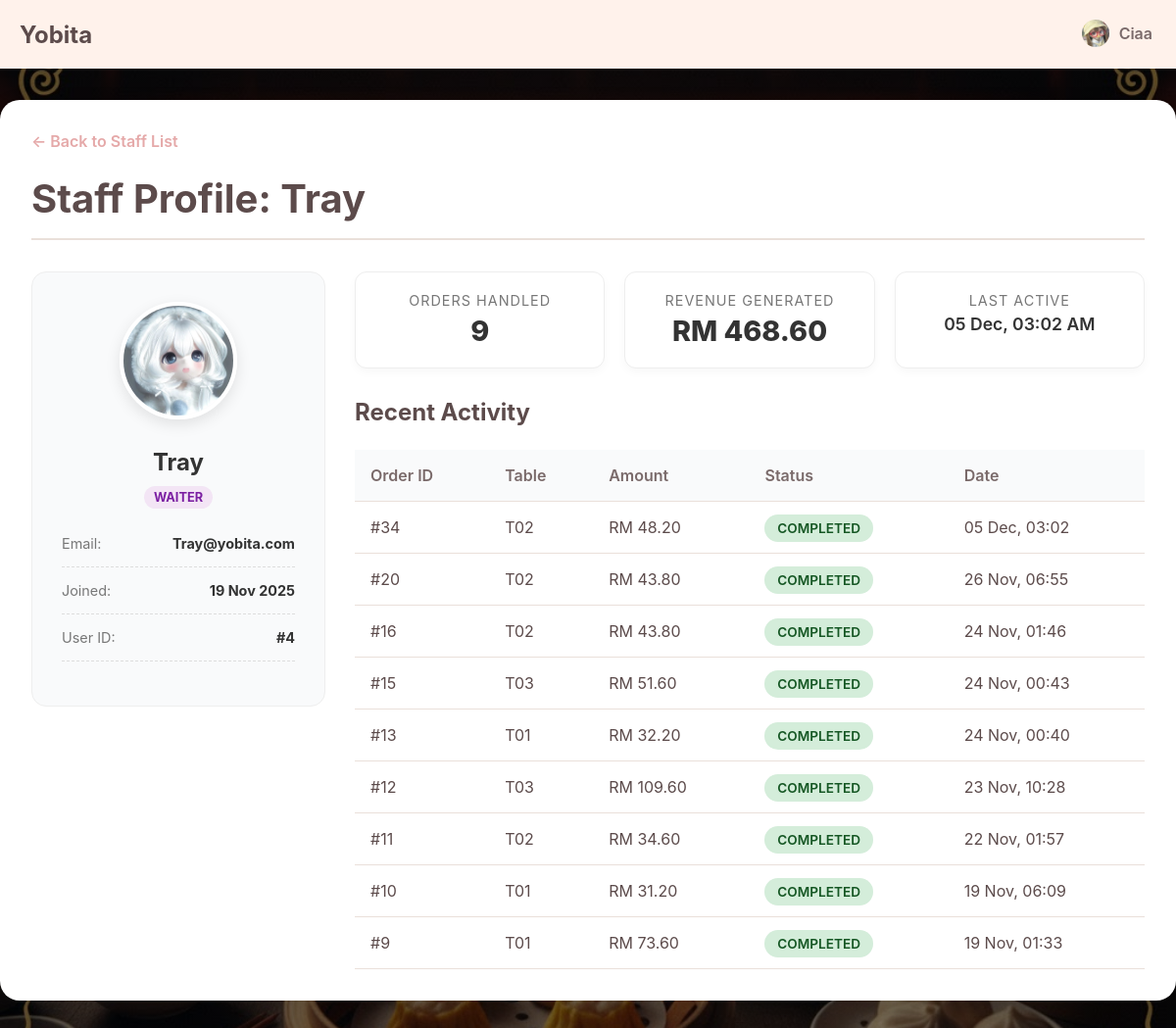
The app's page /app/admin/staffDetail.php?id=4 (signed in), older data.
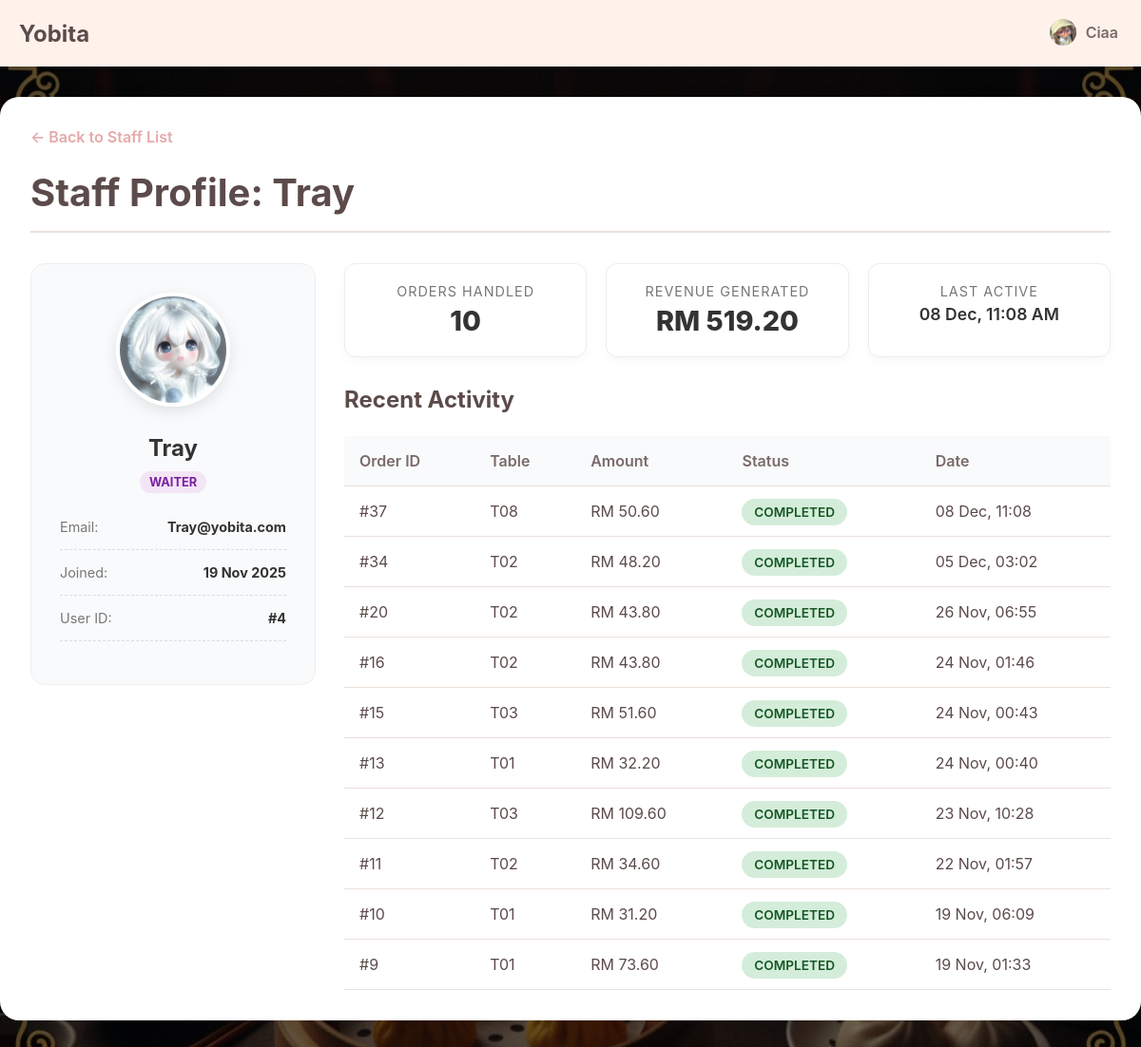
The same page, newer data.
### tables this page shows
CREATE TABLE `staffs` (
  `id` int(10) UNSIGNED NOT NULL,
  `username` varchar(50) NOT NULL,
  `email` varchar(255) NOT NULL,
  `password` varchar(255) NOT NULL,
  `role` enum('waiter','admin','chef') NOT NULL DEFAULT 'waiter',
  `profile_picture` varchar(255) DEFAULT NULL,
  `created_at` timestamp NOT NULL DEFAULT current_timestamp()
);

CREATE TABLE `orders` (
  `id` int(10) UNSIGNED NOT NULL,
  `table_id` int(10) UNSIGNED NOT NULL,
  `user_id` int(10) UNSIGNED NOT NULL,
  `status` enum('pending','prepared','completed','cancelled') NOT NULL DEFAULT 'pending',
  `total_amount` decimal(10,2) DEFAULT 0.00,
  `created_at` timestamp NOT NULL DEFAULT current_timestamp()
);

CREATE TABLE `dining_tables` (
  `id` int(10) UNSIGNED NOT NULL,
  `table_number` varchar(10) NOT NULL,
  `capacity` int(11) NOT NULL DEFAULT 4,
  `status` enum('available','occupied','reserved') NOT NULL DEFAULT 'available'
);

### app/admin/staffDetail.php (the view, shortened to what this page needs)
<?php
require_once '../connection.php';
$waiter_id = (int)$_GET['id'];
$pageTitle = "waiter Details";
$basePath = "../";
include '../_header.php';
try {
    $stmt = $pdo->prepare("SELECT * FROM staffs WHERE id = ?");
    $stmt->execute([$waiter_id]);
    $waiter = $stmt->fetch();
    $stmtStats = $pdo->prepare("
        SELECT
            COUNT(id) as total_orders,
            COALESCE(SUM(total_amount), 0) as total_revenue,
            MAX(created_at) as last_active
        FROM orders
        WHERE user_id = ?
    ");
    $stmtStats->execute([$waiter_id]);
    $stats = $stmtStats->fetch();
    $stmtOrders = $pdo->prepare("
        SELECT o.*, dt.table_number
        FROM orders o
        JOIN dining_tables dt ON o.table_id = dt.id
        WHERE o.user_id = ?
        ORDER BY o.created_at DESC
        LIMIT 10
    ");
    $stmtOrders->execute([$waiter_id]);
    $recent_orders = $stmtOrders->fetchAll();
} catch (PDOException $e) {
    die("Error: " . $e->getMessage());
}
?>
<link rel="stylesheet" href="<?php echo $basePath; ?>css/viewOrders.css">
<link rel="stylesheet" href="<?php echo $basePath; ?>css/manageStaff.css">
<main class="main-wrapper">
    <div class="admin-container">
        <a href="manageStaff.php" class="back-link">← Back to Staff List</a>
        <div class="page-header">
            <h1>Staff Profile: <?php echo htmlspecialchars($waiter['username']); ?></h1>
        </div>
        <div class="waiter-detail-grid">
            <div class="profile-card">
                <div class="profile-header-img">
                    <img src="<?php echo $waiter['profile_picture'] ? $basePath . $waiter['profile_picture'] : $basePath.'uploads/Default_pfp.png'; ?>">
                </div>
                <h2><?php echo htmlspecialchars($waiter['username']); ?></h2>
                <span class="role-badge role-<?php echo $waiter['role']; ?>"><?php echo ucfirst($waiter['role']); ?></span>
                <div class="profile-info-list">
                    <div class="info-row">
                        <span>Email:</span>
                        <strong><?php echo htmlspecialchars($waiter['email']); ?></strong>
                    </div>
                    <div class="info-row">
                        <span>Joined:</span>
                        <strong><?php echo date("d M Y", strtotime($waiter['created_at'])); ?></strong>
                    </div>
                    <div class="info-row">
                        <span>User ID:</span>
                        <strong>#<?php echo $waiter['id']; ?></strong>
                    </div>
                </div>
            </div>
            <div class="stats-container">
                <div class="kpi-grid">
                    <div class="kpi-card">
                        <div class="kpi-label">Orders Handled</div>
                        <div class="kpi-value"><?php echo $stats['total_orders']; ?></div>
                    </div>
                    <div class="kpi-card">
                        <div class="kpi-label">Revenue Generated</div>
                        <div class="kpi-value">RM <?php echo number_format($stats['total_revenue'], 2); ?></div>
                    </div>
                    <div class="kpi-card">
                        <div class="kpi-label">Last Active</div>
                        <div class="kpi-value small">
                            <?php echo $stats['last_active'] ? date("d M, h:i A", strtotime($stats['last_active'])) : 'Never'; ?>
                        </div>
                    </div>
                </div>
                <h3 class="section-title" style="margin-top: 30px;">Recent Activity</h3>
                <div class="table-responsive">
                    <table>
                        <thead>
                            <tr>
                                <th>Order ID</th>
                                <th>Table</th>
                                <th>Amount</th>
                                <th>Status</th>
                                <th>Date</th>
                            </tr>
                        </thead>
                        <tbody>
                            <?php if (empty($recent_orders)): ?>
                                <tr><td colspan="5">No orders handled yet.</td></tr>
                            <?php else: ?>
                                <?php foreach ($recent_orders as $order): ?>
                                <tr>
                                    <td>#<?php echo $order['id']; ?></td>
                                    <td><?php echo $order['table_number']; ?></td>
                                    <td>RM <?php echo number_format($order['total_amount'], 2); ?></td>
                                    <td>
                                        <span class="status-badge status-<?php echo $order['status']; ?>">
                                            <?php echo ucfirst($order['status']); ?>
                                        </span>
                                    </td>
                                    <td><?php echo date("d M, H:i", strtotime($order['created_at'])); ?></td>
                                </tr>
                                <?php endforeach; ?>
                            <?php endif; ?>
                        </tbody>
                    </table>
                </div>
            </div>
        </div>
    </div>
</main>

### app/_header.php (shortened to what this page needs)
<!DOCTYPE html>
<html lang="en">
<head>
    <link rel="stylesheet" href="<?php echo $basePath; ?>css/index.css">
    <header class="main-header">
        <div class="header-content">
            <a href="<?php echo $basePath; ?>" class="logo">Yobita</a>
            <nav class="main-nav">
                <ul>
                    <?php if (isset($_SESSION['user_id'])) : ?>
                        <li class="profile-nav-item">
                            <a href="<?php echo $basePath; ?>profile.php" class="profile-link <?php echo ($pageTitle === 'Profile') ? 'active' : ''; ?>">
                                <img src="<?php echo $basePath . htmlspecialchars($_SESSION['profile_picture']); ?>" alt="Profile" class="nav-profile-pic">
                                <span><?php echo htmlspecialchars($_SESSION['username']); ?></span>
                            </a>
                        </li>
                    <?php endif; ?>
                </ul>
            </nav>
        </div>
    </header>
    <link href="https://cdnjs.cloudflare.com/ajax/libs/cropperjs/1.5.13/cropper.min.css" rel="stylesheet"/>
</head>
<body>

### app/css/index.css (style rules this page uses)
:root { --primary: #FFDCDC; --second: #FFF2EB; --third: #ffffff; --fourth: #FFD6BA; --text-dark: #5C4B4B; --text-light: #7a6a6a; --border-color: #EAE0DA; --accent-dark: #E5A9A9; --notification: #FF3B3B; }
* { box-sizing: border-box; margin: 0; padding: 0; }
body { font-family: -apple-system, BlinkMacSystemFont, "Segoe UI", Roboto, Helvetica, Arial, sans-serif; background-color: var(--second); color: var(--text-dark); background: linear-gradient(rgba(0, 0, 0, 0.5), rgba(0, 0, 0, 0.5)), url(../image/Background.jpg) !important; background-size: cover !important; background-position: center !important; background-repeat: no-repeat !important; background-attachment: fixed !important; }
.main-header { background-color: var(--second); position: fixed; top: 0; left: 0; width: 100%; z-index: 100; }
.header-content { max-width: 1200px; margin: 0 auto; padding: 0 20px; height: 70px; display: flex; justify-content: space-between; align-items: center; }
.logo { font-size: 1.5rem; font-weight: bold; color: var(--text-dark); text-decoration: none; }
.main-nav ul { list-style-type: none; display: flex; align-items: center; gap: 20px; }
.main-nav a { text-decoration: none; color: var(--text-light); font-weight: 600; padding: 8px 4px; border-bottom: 2px solid transparent; transition: all 0.2s; }
.main-wrapper { padding-top: 70px; padding-bottom: 100px; }
.main-nav .dropdown, .main-nav .profile-nav-item { position: relative; }
.main-nav .profile-link { display: flex; align-items: center; gap: 8px; }
.main-nav .nav-profile-pic { width: 32px; height: 32px; border-radius: 50%; object-fit: cover; border: 2px solid transparent; }

### app/css/viewOrders.css (style rules this page uses)
.admin-container { max-width: 1200px; margin: 2rem auto; padding: 2rem; background-color: #fff; border-radius: 20px; box-shadow: 0 8px 25px rgba(0, 0, 0, 0.1); animation: fadeInUp 0.6s ease-out; }
body { background-color: #f8f9fa; }
.back-link { display: inline-block; margin-bottom: 1.5rem; color: var(--accent-dark, #a05252); text-decoration: none; font-weight: 600; transition: color 0.3s ease; }
.page-header { border-bottom: 2px solid var(--border-color, #eee); padding-bottom: 1rem; margin-bottom: 2rem; }
.page-header h1 { color: var(--text-dark, #333); font-size: 2.5rem; margin: 0; }
.section-title { font-size: 1.5rem; color: var(--text-dark, #333); margin-top: 0; margin-bottom: 1.5rem; }
.table-responsive { overflow-x: auto; }
table { width: 100%; border-collapse: collapse; text-align: left; }
table th, table td { padding: 1rem; border-bottom: 1px solid var(--border-color, #eee); vertical-align: middle; }
table th { background-color: #f9fafb; font-weight: 600; color: var(--text-light, #555); }
.status-badge { padding: 0.4rem 0.8rem; border-radius: 20px; font-weight: 600; font-size: 0.85rem; text-transform: uppercase; }
.status-completed { background-color: #d4edda; color: #155724; }

### app/css/manageStaff.css (style rules this page uses)
.role-badge { padding: 4px 10px; border-radius: 12px; font-size: 0.8rem; font-weight: 700; text-transform: uppercase; }
.role-waiter { background-color: #f3e5f5; color: #7b1fa2; }
.waiter-detail-grid { display: grid; grid-template-columns: 300px 1fr; gap: 30px; align-items: start; }
.profile-card { background: #f9fafb; padding: 30px; border-radius: 15px; border: 1px solid #eee; text-align: center; }
.profile-header-img img { width: 120px; height: 120px; border-radius: 50%; object-fit: cover; border: 4px solid white; box-shadow: 0 5px 15px rgba(0,0,0,0.1); margin-bottom: 15px; }
.profile-card h2 { margin: 10px 0; color: #333; }
.profile-info-list { margin-top: 30px; text-align: left; }
.info-row { display: flex; justify-content: space-between; margin-bottom: 15px; padding-bottom: 15px; border-bottom: 1px dashed #ddd; font-size: 0.9rem; }
.info-row span { color: #777; }
.info-row strong { color: #333; }
.kpi-grid { display: grid; grid-template-columns: repeat(auto-fit, minmax(200px, 1fr)); gap: 20px; margin-bottom: 20px; }
.kpi-card { background: #fff; padding: 20px; border-radius: 12px; border: 1px solid #eee; box-shadow: 0 4px 10px rgba(0,0,0,0.03); text-align: center; }
.kpi-label { font-size: 0.9rem; color: #777; margin-bottom: 5px; text-transform: uppercase; letter-spacing: 1px; }
.kpi-value { font-size: 1.8rem; font-weight: 800; color: #333; }
.kpi-value.small { font-size: 1.1rem; font-weight: 600; }

Row changes from the older to the newer data that the page shows:
added orders: id "37", table.table_number "T08", total_amount "50.60", status "COMPLETED", created_at "08 Dec, 11:08"
Text that changed along with them:
$stats['total_orders']: "9" → "10"
$stats['total_revenue']: "468.60" → "519.20"
date("d M, h:i A", strtotime($stats['last_active'])): "05 Dec, 03:02 AM" → "08 Dec, 11:08 AM"
